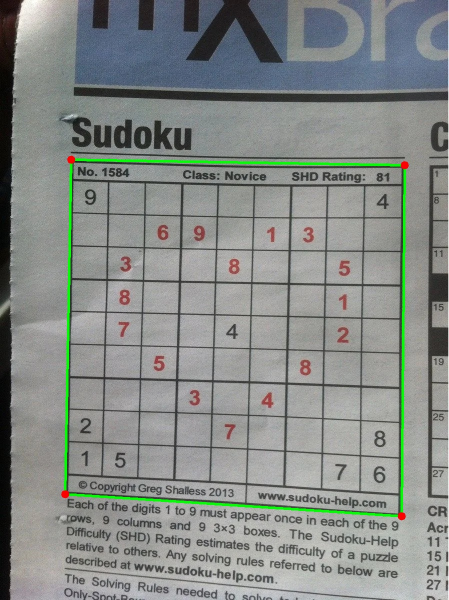
#> input picture _archive/legacy_detection/evaluation/debug_images/0bQYX6pmZoRR9NOFSPc3QqogIfipaCvqgHovs9aq0wc_sobel_flood.jpg, 897 x 1200 px, given as the content of the folder examples, which was not available (shown at 1/2 size)
$ python batch_test.py
#> lines starting #> are read from the running program, lines starting #| are printed output that depends on the picture; pictures that were not available may be replaced by others from this repository, and a replacement may not be noted
### _archive/sudoku-detector/src/preprocessing.py
"""Image preprocessing functions for sudoku grid detection."""

from typing import Optional, Tuple

import cv2
import numpy as np

from .config import DetectionConfig


def load_and_validate(
    filepath: str, min_size: int = 200
) -> Optional[np.ndarray]:
    """Load an image from disk and validate it meets minimum requirements.

    Args:
        filepath: Path to the image file.
        min_size: Minimum dimension (width or height) required.

    Returns:
        The loaded image as a numpy array (BGR format), or None if:
        - File cannot be read
        - Image is too small (either dimension < min_size)
    """
    img = cv2.imread(filepath)

    if img is None:
        return None

    height, width = img.shape[:2]
    if height < min_size or width < min_size:
        return None

    return img


def resize_image(
    img: np.ndarray, target_size: int
) -> Tuple[np.ndarray, float]:
    """Resize image to fit within target size while preserving aspect ratio.

    The image is only resized if its largest dimension exceeds target_size.
    The aspect ratio is always preserved.

    Args:
        img: Input image (BGR or grayscale).
        target_size: Maximum dimension (width or height) for the output.

    Returns:
        Tuple of (resized_image, scale_factor) where scale_factor is the
        ratio of new size to original size (1.0 if no resize needed).
    """
    height, width = img.shape[:2]
    max_dim = max(height, width)

    if max_dim <= target_size:
        return img.copy(), 1.0

    scale_factor = target_size / max_dim
    new_width = int(width * scale_factor)
    new_height = int(height * scale_factor)

    resized = cv2.resize(
        img, (new_width, new_height), interpolation=cv2.INTER_AREA
    )
    return resized, scale_factor


def to_grayscale(img: np.ndarray) -> np.ndarray:
    """Convert image to grayscale, handling already-gray images.

    Args:
        img: Input image (BGR or grayscale).

    Returns:
        Grayscale image.
    """
    if len(img.shape) == 2:
        return img.copy()

    if img.shape[2] == 1:
        return img.squeeze(axis=2).copy()

    return cv2.cvtColor(img, cv2.COLOR_BGR2GRAY)


def apply_clahe(
    gray: np.ndarray,
    clip_limit: float = 2.0,
    tile_size: Tuple[int, int] = (8, 8),
) -> np.ndarray:
    """Apply Contrast Limited Adaptive Histogram Equalization (CLAHE).

    CLAHE improves local contrast and handles variable lighting conditions.

    Args:
        gray: Grayscale input image.
        clip_limit: Threshold for contrast limiting.
        tile_size: Size of grid for histogram equalization.

    Returns:
        CLAHE-enhanced grayscale image.
    """
    clahe = cv2.createCLAHE(clipLimit=clip_limit, tileGridSize=tile_size)
    return clahe.apply(gray)


def adaptive_threshold(
    img: np.ndarray, block_size: int = 11, c: int = 2
) -> np.ndarray:
    """Apply adaptive Gaussian thresholding to create binary image.

    Uses THRESH_BINARY_INV so that grid lines appear WHITE on black background.

    Args:
        img: Grayscale input image.
        block_size: Size of pixel neighborhood for threshold calculation.
            Must be odd.
        c: Constant subtracted from the mean.

    Returns:
        Binary image with grid lines as white (255) on black (0) background.
    """
    return cv2.adaptiveThreshold(
        img,
        255,
        cv2.ADAPTIVE_THRESH_GAUSSIAN_C,
        cv2.THRESH_BINARY_INV,
        block_size,
        c,
    )


# [40 lines left out: functions apply_morphological, get_edges, not called in this run]


def preprocess_for_contour(
    img: np.ndarray, config: DetectionConfig
) -> Tuple[np.ndarray, np.ndarray, float]:
    """Full preprocessing pipeline for contour-based detection.

    Pipeline:
    1. Resize to target size
    2. Convert to grayscale
    3. Apply CLAHE
    4. Adaptive threshold
    5. Optional morphological closing

    Args:
        img: Input image (BGR).
        config: Detection configuration parameters.

    Returns:
        Tuple of (binary_image, resized_color_image, scale_factor).
        The binary image has grid lines as white on black.
        The resized color image is for later perspective correction.
    """
    resized, scale_factor = resize_image(img, config.target_size)
    gray = to_grayscale(resized)
    enhanced = apply_clahe(gray, config.clahe_clip_limit, config.clahe_tile_size)
    binary = adaptive_threshold(
        enhanced, config.adaptive_block_size, config.adaptive_c
    )

    if config.use_morphological:
        binary = apply_morphological(binary, config.morph_kernel_size)

    return binary, resized, scale_factor


# [26 lines left out: function preprocess_for_hough, not called in this run]

### _archive/sudoku-detector/src/detector.py
"""Main sudoku grid detector orchestrating the full detection pipeline."""

from dataclasses import dataclass
from typing import List, Optional, Tuple

import numpy as np

from .config import DetectionConfig
from .contour_detection import detect_contour_path
from .geometry import (
    compute_homography,
    order_corners,
    refine_corners,
    scale_corners_to_original,
    warp_perspective,
)
from .preprocessing import (
    load_and_validate,
    preprocess_for_contour,
    resize_image,
    to_grayscale,
)


@dataclass
class DetectionResult:
    """Result of sudoku grid detection.

    Attributes:
        success: Whether detection was successful.
        warped_image: Perspective-corrected sudoku grid image (output_size x output_size).
        corners: Detected corner coordinates in original image coordinates.
        corners_normalized: Detected corner coordinates in resized image coordinates.
        homography: 3x3 homography matrix used for perspective correction.
        confidence: Detection confidence score (0.0 to 1.0, based on centeredness).
        detection_method: Method that produced the result ("contour" or "hough").
        error_message: Error message if detection failed.
    """

    success: bool
    warped_image: Optional[np.ndarray] = None
    corners: Optional[np.ndarray] = None
    corners_normalized: Optional[np.ndarray] = None
    homography: Optional[np.ndarray] = None
    confidence: float = 0.0
    detection_method: Optional[str] = None
    error_message: Optional[str] = None


class SudokuDetector:
    """Detector for extracting sudoku grids from images.

    Uses contour-based detection to find quadrilateral contours that
    represent the sudoku grid boundary. The best result is selected
    based on centeredness score.
    """

    def __init__(self, config: Optional[DetectionConfig] = None):
        """Initialize the detector.

        Args:
            config: Detection configuration. If None, uses default config.
        """
        self.config = config if config is not None else DetectionConfig()

    def detect(self, image: np.ndarray) -> DetectionResult:
        """Detect and extract sudoku grid from an image.

        Args:
            image: Input image (BGR color or grayscale).

        Returns:
            DetectionResult with detection outcome and extracted grid.
        """
        # Step a: Validate input image
        is_valid, error_msg = self._validate_input(image)
        if not is_valid:
            return DetectionResult(success=False, error_message=error_msg)

        # Step b: Resize image and store scale factor
        resized, scale_factor = resize_image(image, self.config.target_size)

        # Step c: Store reference to original image for final warp
        original_image = image

        # Step d: Preprocess for contour path
        binary, _, _ = preprocess_for_contour(image, self.config)

        # Step e: Run contour detection
        contour_candidates = detect_contour_path(binary, self.config)

        # Step f: Check if any candidates found
        if not contour_candidates:
            return DetectionResult(
                success=False,
                error_message="No sudoku grid detected",
            )

        # Step g: Select best candidate by highest centeredness score
        best_candidate = self._select_best_candidate(contour_candidates)

        if best_candidate is None:
            return DetectionResult(
                success=False,
                error_message="No valid candidates found",
            )

        # Step k: Order corners
        corners_normalized = order_corners(best_candidate["corners"])

        # Step l: Optionally refine corners with sub-pixel accuracy
        gray_resized = to_grayscale(resized)
        try:
            corners_refined = refine_corners(
                gray_resized, corners_normalized, window_size=5
            )
        except Exception:
            # If refinement fails, use original corners
            corners_refined = corners_normalized

        # Step m: Scale corners back to original image coordinates
        corners_original = scale_corners_to_original(corners_refined, scale_factor)

        # Step n: Compute homography
        homography = compute_homography(corners_original, self.config.output_size)

        # Step o: Warp ORIGINAL image to get final output
        warped = warp_perspective(
            original_image, homography, self.config.output_size
        )

        # Step p: Return complete result
        return DetectionResult(
            success=True,
            warped_image=warped,
            corners=corners_original,
            corners_normalized=corners_refined,
            homography=homography,
            confidence=best_candidate["score"],
            detection_method=best_candidate["method"],
            error_message=None,
        )

    def detect_from_file(self, filepath: str) -> DetectionResult:
        """Detect sudoku grid from an image file.

        Args:
            filepath: Path to the image file.

        Returns:
            DetectionResult with detection outcome and extracted grid.
        """
        # Load and validate image
        image = load_and_validate(filepath, self.config.min_input_size)

        if image is None:
            return DetectionResult(
                success=False,
                error_message="Failed to load image",
            )

        # Run detection
        return self.detect(image)

    def _validate_input(self, image: np.ndarray) -> Tuple[bool, Optional[str]]:
        """Validate input image.

        Args:
            image: Input image to validate.

        Returns:
            Tuple of (is_valid, error_message).
            If valid, returns (True, None).
            If invalid, returns (False, error_message).
        """
        # Check image is not None
        if image is None:
            return False, "Input image is None"

        # Check image has valid shape
        if not isinstance(image, np.ndarray):
            return False, "Input must be a numpy array"

        if len(image.shape) < 2 or len(image.shape) > 3:
            return False, f"Invalid image dimensions: {len(image.shape)}"

        # Check minimum dimensions
        height, width = image.shape[:2]
        min_size = self.config.min_input_size

        if height < min_size or width < min_size:
            return False, f"Image too small: {width}x{height}, minimum is {min_size}x{min_size}"

        return True, None

    # [46 lines left out: functions _select_best_candidate, main, not called in this run]


# [2 lines that do not run on import are left out]

### _archive/sudoku-detector/src/contour_detection.py
"""Contour-based detection for sudoku grids."""

from typing import List, Tuple

import cv2
import numpy as np

from .config import DetectionConfig


def find_quadrilateral_contours(
    binary: np.ndarray,
    min_area_ratio: float,
    max_area_ratio: float,
    epsilon_factor: float = 0.02,
) -> List[np.ndarray]:
    """Find quadrilateral contours in a binary image.

    Finds external contours, filters by area, and approximates to polygons.
    Only returns 4-vertex polygons (quadrilaterals).

    Args:
        binary: Binary input image (white objects on black background).
        min_area_ratio: Minimum contour area as ratio of image area.
        max_area_ratio: Maximum contour area as ratio of image area.
        epsilon_factor: Factor for contour approximation (epsilon = factor * perimeter).

    Returns:
        List of quadrilaterals as numpy arrays of shape (4, 2).
        Each array contains the 4 corner points of a quadrilateral.
        Returns empty list if no quadrilaterals found.
    """
    # Handle empty or all-black images
    if binary is None or binary.size == 0 or np.sum(binary) == 0:
        return []

    image_area = binary.shape[0] * binary.shape[1]
    min_area = min_area_ratio * image_area
    max_area = max_area_ratio * image_area

    # Find external contours
    contours, _ = cv2.findContours(
        binary, cv2.RETR_EXTERNAL, cv2.CHAIN_APPROX_SIMPLE
    )

    quadrilaterals = []

    for contour in contours:
        area = cv2.contourArea(contour)

        # Filter by area
        if area < min_area or area > max_area:
            continue

        # Approximate to polygon
        perimeter = cv2.arcLength(contour, closed=True)
        epsilon = epsilon_factor * perimeter
        approx = cv2.approxPolyDP(contour, epsilon, closed=True)

        # Keep only quadrilaterals
        if len(approx) == 4:
            # Reshape from (4, 1, 2) to (4, 2)
            quad = approx.reshape(4, 2)
            quadrilaterals.append(quad)

    return quadrilaterals


# [125 lines left out: functions _compute_angle, validate_quadrilateral, compute_centeredness, not called in this run]


def detect_contour_path(
    binary: np.ndarray,
    config: DetectionConfig,
) -> List[dict]:
    """Detect sudoku grids using contour-based detection.

    Finds quadrilateral contours, validates them, and scores by centeredness.

    Args:
        binary: Binary input image (white objects on black background).
        config: Detection configuration parameters.

    Returns:
        List of detection results, sorted by centeredness score (descending).
        Each result is a dict with:
        - "corners": np.ndarray of shape (4, 2) with corner coordinates
        - "score": float centeredness score (0.0 to 1.0)
        - "method": "contour"
        Returns empty list if no valid quadrilaterals found.
    """
    # Find quadrilateral contours
    quads = find_quadrilateral_contours(
        binary,
        config.min_area_ratio,
        config.max_area_ratio,
        config.contour_epsilon_factor,
    )

    if not quads:
        return []

    results = []

    for quad in quads:
        # Validate quadrilateral
        if not validate_quadrilateral(
            quad,
            config.min_aspect_ratio,
            config.max_aspect_ratio,
            config.min_interior_angle,
            config.max_interior_angle,
        ):
            continue

        # Compute centeredness score
        score = compute_centeredness(quad, binary.shape)

        results.append({
            "corners": quad,
            "score": score,
            "method": "contour",
        })

    # Sort by score descending (most centered first)
    results.sort(key=lambda x: x["score"], reverse=True)

    return results

### _archive/sudoku-detector/src/debug.py
"""Debug and visualization utilities for sudoku detection."""

from typing import Optional, Tuple

import cv2
import numpy as np

from .detector import DetectionResult


# [68 lines left out: function draw_corners, not called in this run]


def draw_detection_result(
    image: np.ndarray,
    result: DetectionResult,
) -> np.ndarray:
    """Draw detection result on an image.

    Args:
        image: Input image (BGR).
        result: Detection result from SudokuDetector.

    Returns:
        Annotated copy of the image.
    """
    annotated = image.copy()

    if result.success:
        # Draw corners in green
        annotated = draw_corners(annotated, result.corners, color=(0, 255, 0))

        # Add success info text
        info_text = f"{result.detection_method.upper()} | Conf: {result.confidence:.3f}"
        cv2.putText(
            annotated, info_text, (10, 30),
            cv2.FONT_HERSHEY_SIMPLEX, 0.8, (0, 255, 0), 2
        )
    else:
        # Add failure text in red
        error_msg = result.error_message or "Detection failed"

        # Draw semi-transparent red overlay at top
        overlay = annotated.copy()
        cv2.rectangle(overlay, (0, 0), (annotated.shape[1], 50), (0, 0, 200), -1)
        cv2.addWeighted(overlay, 0.5, annotated, 0.5, 0, annotated)

        # Draw error text
        cv2.putText(
            annotated, f"FAILED: {error_msg}", (10, 35),
            cv2.FONT_HERSHEY_SIMPLEX, 0.7, (255, 255, 255), 2
        )

    return annotated


# [85 lines left out: function create_side_by_side, not called in this run]

### _archive/sudoku-detector/scripts/batch_test.py
#!/usr/bin/env python3
"""Batch test sudoku detector on random image samples."""

import argparse
import json
import os
import random
import sys
from datetime import datetime
from pathlib import Path

import cv2
import numpy as np

# Add parent directory to path
sys.path.insert(0, str(Path(__file__).parent.parent))

from src.config import DetectionConfig
from src.debug import create_side_by_side, draw_detection_result
from src.detector import SudokuDetector


def get_image_files(
    directory: str,
    extensions: tuple = (".jpg", ".jpeg", ".png"),
) -> list:
    """Recursively find all image files in directory.

    Args:
        directory: Directory to search.
        extensions: Tuple of file extensions to include.

    Returns:
        List of Path objects for found images.
    """
    files = []
    for ext in extensions:
        files.extend(Path(directory).rglob(f"*{ext}"))
        files.extend(Path(directory).rglob(f"*{ext.upper()}"))
    return files


def sample_images(
    files: list,
    n: int,
    seed: int = None,
) -> list:
    """Randomly sample n images from file list.

    Args:
        files: List of file paths.
        n: Number of images to sample.
        seed: Random seed for reproducibility.

    Returns:
        List of sampled file paths.
    """
    if seed is not None:
        random.seed(seed)
    if n >= len(files):
        return files
    return random.sample(files, n)


def run_batch_test(
    input_dir: str,
    output_dir: str,
    n_samples: int = 50,
    seed: int = None,
    save_debug: bool = True,
    save_failures_only: bool = False,
) -> dict:
    """Run batch detection test on random sample of images.

    Args:
        input_dir: Directory containing images (e.g., 'examples').
        output_dir: Directory to save results.
        n_samples: Number of random images to test.
        seed: Random seed for reproducibility (None for random).
        save_debug: Whether to save debug visualizations.
        save_failures_only: If True, only save visualizations for failures.

    Returns:
        Dictionary containing test results and statistics.
    """
    # Find all images
    all_files = get_image_files(input_dir)
    print(f"Found {len(all_files)} images in {input_dir}")

    if len(all_files) == 0:
        print("No images found!")
        return {}

    # Sample
    sampled = sample_images(all_files, n_samples, seed)
    print(f"Testing {len(sampled)} randomly sampled images (seed={seed})")

    # Create output directory
    output_path = Path(output_dir)
    output_path.mkdir(parents=True, exist_ok=True)

    if save_debug:
        (output_path / "success").mkdir(exist_ok=True)
        (output_path / "failure").mkdir(exist_ok=True)
        (output_path / "warped").mkdir(exist_ok=True)

    # Initialize detector
    detector = SudokuDetector()

    # Track results
    results = {
        "timestamp": datetime.now().isoformat(),
        "input_dir": str(input_dir),
        "n_samples": n_samples,
        "seed": seed,
        "total": 0,
        "success": 0,
        "failure": 0,
        "success_rate": 0.0,
        "avg_confidence": 0.0,
        "method_counts": {"contour": 0, "hough": 0},
        "failures": [],
        "successes": [],
    }

    confidences = []

    for i, filepath in enumerate(sampled):
        print(f"[{i+1}/{len(sampled)}] Processing {filepath.name}...", end=" ")

        result = detector.detect_from_file(str(filepath))
#> in load_and_validate, img is the input picture: shape (1200, 897, 3); mean B, G, R 134.8, 138.1, 133.4
#> in detect, `is_valid, error_msg = self._validate_input(image)`: is_valid = True
#> in resize_image, `resized = cv2.resize( img, (new_width, new_height), interpolation=cv2...`:
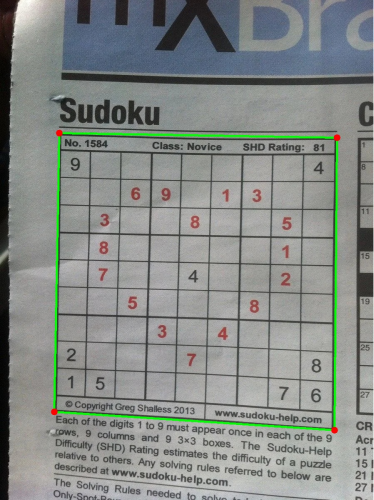
#> resized: shape (1000, 747, 3) (shown at 1/2 size); mean B, G, R 134.8, 138.1, 133.4
#> in detect, `resized, scale_factor = resize_image(image, self.config.target_size)`: scale_factor = 0.833
#> in to_grayscale, `return cv2.cvtColor(img, cv2.COLOR_BGR2GRAY)`:
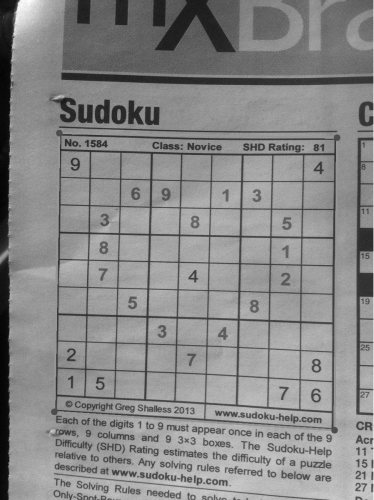
#> returned value: shape (1000, 747) (shown at 1/2 size); min 0, max 254, mean 136.3
#> in apply_clahe, `return clahe.apply(gray)`:
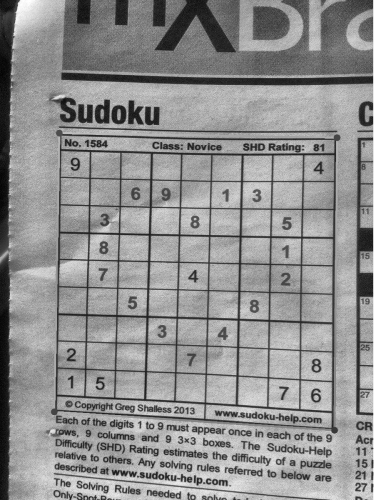
#> returned value: shape (1000, 747) (shown at 1/2 size); min 1, max 255, mean 144.1
#> in adaptive_threshold, `return cv2.adaptiveThreshold( img, 255, cv2.ADAPTIVE_THRESH_GAUSSIAN_C..`:
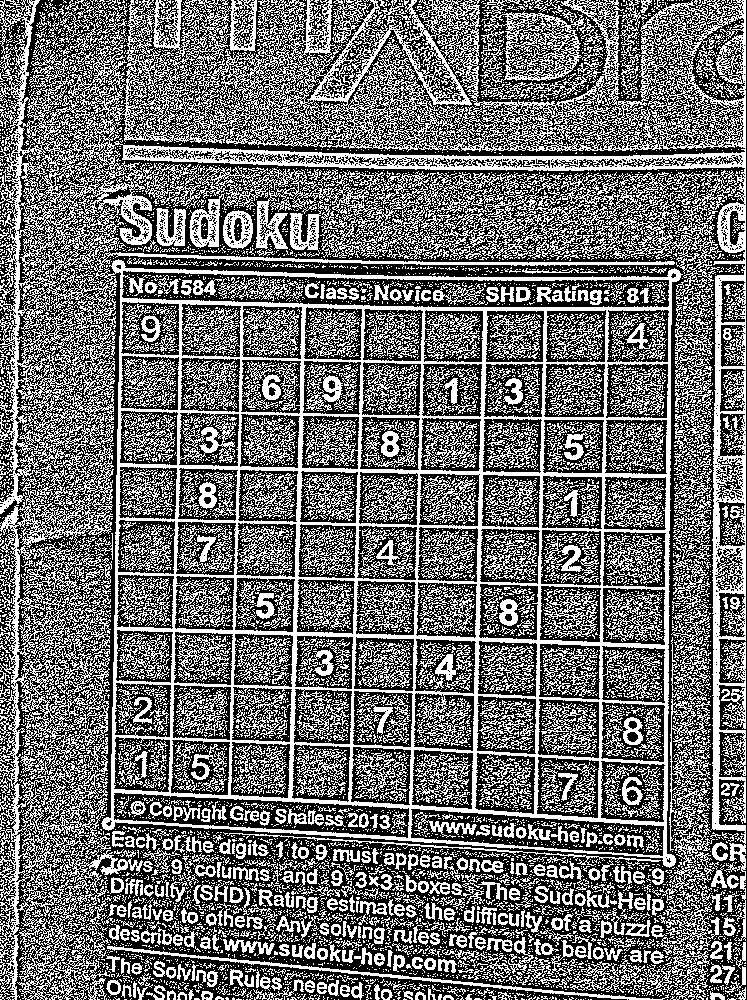
#> returned value: shape (1000, 747); 43.5% white in thin lines or dots
#> (the rest of the program and of its run is left out)
